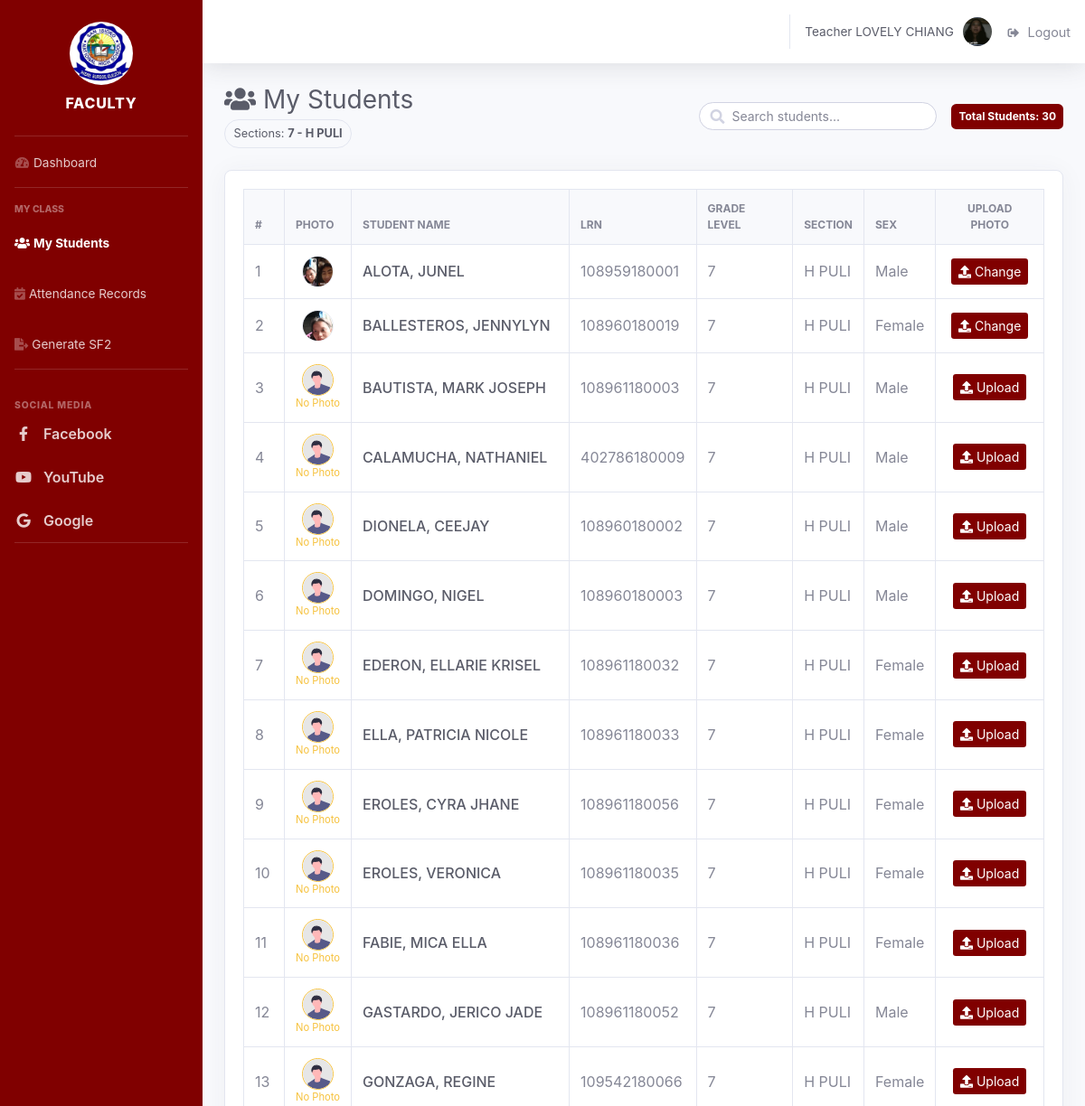
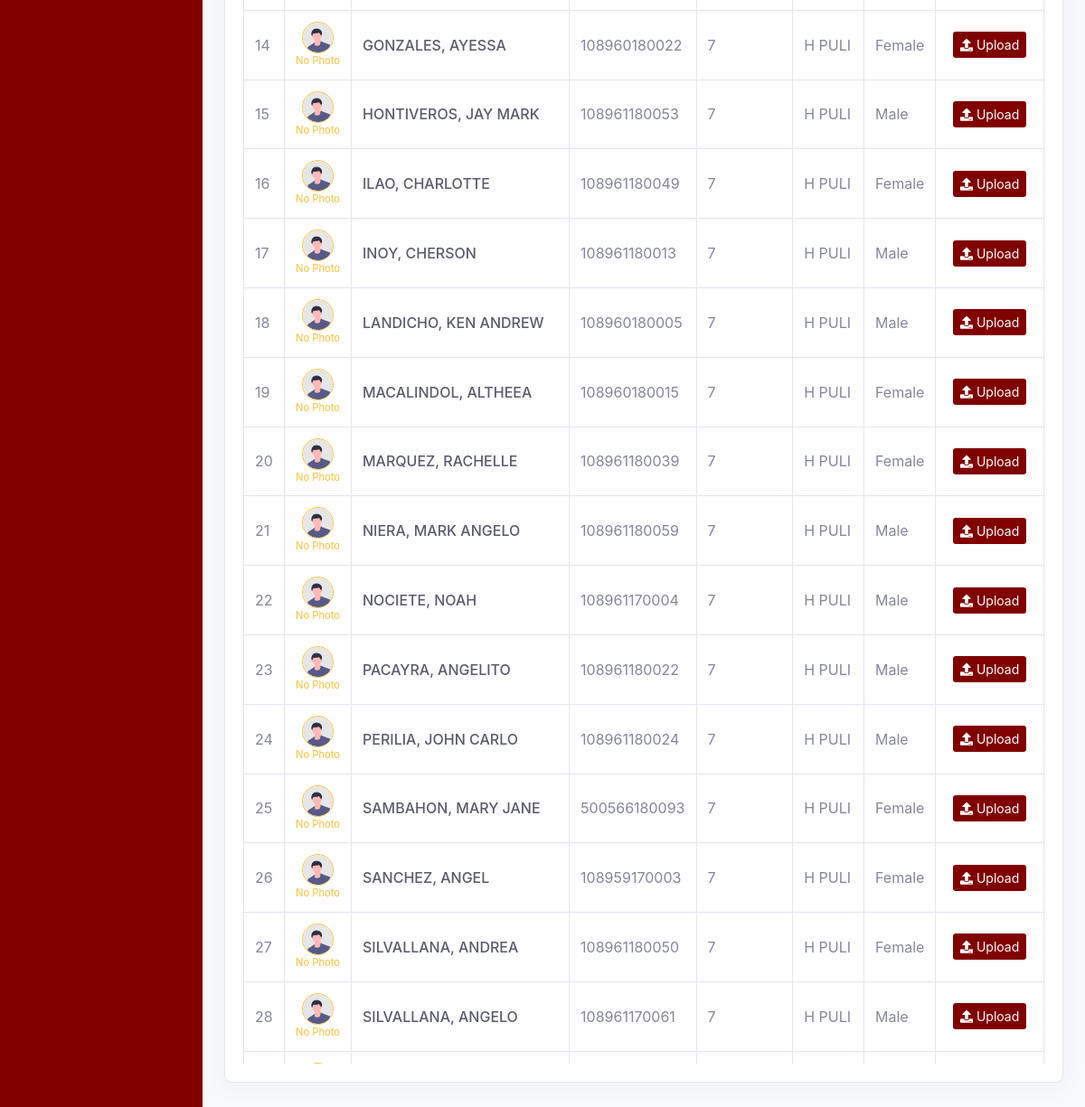
Page /adviserHandle.php (signed in) on the committed database (2 pictures, top to bottom).
### tables this page shows
CREATE TABLE `advisers` (
  `employee_id` int(20) NOT NULL,
  `lastname` varchar(50) DEFAULT NULL,
  `firstname` varchar(50) DEFAULT NULL,
  `middlename` varchar(50) DEFAULT NULL,
  `suffix` varchar(50) DEFAULT NULL,
  `gender` enum('male','female') DEFAULT NULL,
  `username` varchar(255) DEFAULT NULL,
  `pass` varchar(255) NOT NULL,
  `photo` varchar(255) DEFAULT NULL
);

CREATE TABLE `enrollments` (
  `enrollment_id` int(11) NOT NULL,
  `lrn` bigint(50) DEFAULT NULL,
  `grade_level` varchar(10) DEFAULT NULL,
  `section_name` varchar(50) DEFAULT NULL,
  `school_year` varchar(9) DEFAULT NULL
);

CREATE TABLE `students` (
  `lrn` bigint(50) NOT NULL,
  `lastname` varchar(50) DEFAULT NULL,
  `firstname` varchar(50) DEFAULT NULL,
  `middlename` varchar(50) DEFAULT NULL,
  `suffix` varchar(50) DEFAULT NULL,
  `age` int(50) DEFAULT NULL,
  `birthdate` date DEFAULT NULL,
  `sex` enum('Male','Female') DEFAULT NULL,
  `profile_image` varchar(255) DEFAULT NULL
);

### adviserHandle.php (the view, shortened to what this page needs)
<?php
require 'conn.php';
$conn->set_charset("utf8mb4");
$faculty_sql = "
    SELECT a.employee_id, CONCAT(a.firstname, ' ', a.lastname) AS faculty_name, a.photo,
    GROUP_CONCAT(DISTINCT CONCAT(s.grade_level, ' - ', s.section_name) SEPARATOR ', ') AS handled_sections
    FROM faculty_login f
    INNER JOIN advisers a ON a.employee_id = f.employee_id
    LEFT JOIN sections s ON s.employee_id = a.employee_id
    WHERE f.faculty_id = ?
    GROUP BY a.employee_id
";
$stmt = $conn->prepare($faculty_sql);
$stmt->bind_param("i", $_SESSION['faculty_id']);
$stmt->execute();
$faculty = $stmt->get_result()->fetch_assoc();
$handled_sections = $faculty['handled_sections'] ?? 'No sections assigned';
$faculty_display_name = $faculty['faculty_name'] ?? 'Teacher';
$facultyPhotoPath = 'uploads/advisers/' . ($faculty['photo'] ?? 'profile.svg');
$students_query = "
    SELECT
        e.lrn, e.grade_level, e.section_name, e.school_year,
        st.firstname AS student_firstname, st.lastname AS student_lastname,
        st.profile_image, st.sex
    FROM enrollments e
    INNER JOIN students st ON e.lrn = st.lrn
    INNER JOIN sections sec ON sec.section_name = e.section_name AND sec.grade_level = e.grade_level
    WHERE sec.employee_id = ?
    ORDER BY st.lastname ASC, st.firstname ASC
";
$stmt = $conn->prepare($students_query);
$stmt->bind_param("s", $faculty['employee_id']);
$stmt->execute();
$students = $stmt->get_result();
?>
<!DOCTYPE html>
<html lang="en">
<head>
    <link href="vendor/fontawesome-free/css/all.min.css" rel="stylesheet">
    <link href="css/sb-admin-2.min.css" rel="stylesheet">
</head>
<body id="page-top">
    <div id="wrapper">
        <ul class="navbar-nav sidebar sidebar-dark accordion" id="accordionSidebar">
            <a class="sidebar-brand d-flex flex-column align-items-center justify-content-center" href="faculty_dashboard.php" style="padding: 1.5rem 1rem; height: auto;">
                <img src="img/logo.jpg" alt="Logo" class="rounded-circle mb-2" style="width: 70px; height: 70px; object-fit: cover;">
                <div class="sidebar-brand-text">FACULTY</div>
            </a>
            <hr class="sidebar-divider my-0">
            <li class="nav-item"><a class="nav-link" href="faculty_dashboard.php"><i class="fas fa-fw fa-tachometer-alt"></i><span>Dashboard</span></a></li>
            <hr class="sidebar-divider">
            <div class="sidebar-heading">My Class</div>
            <li class="nav-item active"><a class="nav-link" href="adviserHandle.php"><i class="fas fa-users"></i><span>My Students</span></a></li>
            <li class="nav-item"><a class="nav-link" href="FacAttRecord.php"><i class="fas fa-calendar-check"></i><span>Attendance Records</span></a></li>
            <li class="nav-item"><a class="nav-link" href="generate_sf2.php"><i class="fas fa-file-export"></i><span>Generate SF2</span></a></li>
            <hr class="sidebar-divider">
            <div class="sidebar-social-heading">Social Media</div>
            <li class="nav-item"><a class="nav-social-link" href="https://web.facebook.com/DepEdTayoSINHS301394.official/?_rdc=1&_rdr#" target="_blank"><i class="fab fa-facebook-f"></i><span>Facebook</span></a></li>
            <li class="nav-item"><a class="nav-social-link" href="https://www.youtube.com/channel/UCDw3mhzSTm_NFk_2dFbhBKg" target="_blank"><i class="fab fa-youtube"></i><span>YouTube</span></a></li>
            <li class="nav-item"><a class="nav-social-link" href="https://ph.search.yahoo.com/search" target="_blank"><i class="fab fa-google"></i><span>Google</span></a></li>
            <hr class="sidebar-divider d-none d-md-block">
        </ul>
        <div id="content-wrapper" class="d-flex flex-column">
            <div id="content">
                <nav class="navbar navbar-expand navbar-light bg-white topbar mb-4 static-top shadow">
                    <ul class="navbar-nav ml-auto align-items-center">
                        <li class="nav-item d-flex align-items-center">
                            <span class="faculty-name-top">Teacher <?= htmlspecialchars($faculty_display_name) ?></span>
                            <img class="img-profile-custom" src="<?= $facultyPhotoPath ?>" onerror="this.src='img/profile.svg'">
                            <li class="nav-item ml-3">
                                <a class="logout-link" href="#" data-toggle="modal" data-target="#logoutModal">
                                    <i class="fas fa-sign-out-alt fa-sm fa-fw mr-2"></i>Logout
                                </a>
                            </li>
                        </li>
                    </ul>
                </nav>
                <div class="container-fluid">
                    <div class="d-flex flex-column flex-md-row align-items-md-center justify-content-between mb-4">
                        <div>
                            <h1 class="h3 mb-1 text-gray-800"><i class="fas fa-users"></i> My Students</h1>
                            <span class="handled-pill">Sections: <strong><?= htmlspecialchars($handled_sections) ?></strong></span>
                        </div>
                        <div class="d-flex align-items-center mt-2 mt-md-0">
                            <div class="search-container mr-3">
                                <i class="fas fa-search"></i>
                                <input type="text" id="studentSearch" class="form-control form-control-sm" placeholder="Search students...">
                            </div>
                            <span class="badge badge-maroon p-2">Total Students: <?= $students->num_rows ?></span>
                        </div>
                    </div>
                    <div class="table-card">
                        <div class="table-responsive-scrollable">
                            <table class="table table-bordered table-hover" id="studentTable">
                                <thead>
                                    <tr>
                                        <th>#</th>
                                        <th>Photo</th>
                                        <th>Student Name</th>
                                        <th>LRN</th>
                                        <th>Grade Level</th>
                                        <th>Section</th>
                                        <th>Sex</th>
                                        <th class="text-center">Upload Photo</th>
                                    </tr>
                                </thead>
                                <tbody>
                                <?php if ($students->num_rows > 0): $i = 1; ?>
                                    <?php while ($row = $students->fetch_assoc()):
                                        $s_img = (!empty($row['profile_image']) && file_exists('uploads/'.$row['profile_image'])) ? 'uploads/'.$row['profile_image'] : 'img/profile.svg';
                                        $fullname = $row['student_lastname'] . ', ' . $row['student_firstname'];
                                        $has_photo = ($s_img != 'img/profile.svg');
                                    ?>
                                        <tr>
                                            <td><?= $i++ ?></td>
                                            <td class="text-center">
                                                <img src="<?= $s_img ?>" class="student-img-circle <?= !$has_photo ? 'border-warning' : '' ?>"
                                                     onerror="this.src='img/profile.svg'; this.classList.add('border-warning')"
                                                     title="<?= $has_photo ? 'Photo exists' : 'No photo uploaded' ?>">
                                                <?php if (!$has_photo): ?>
                                                <small class="text-warning d-block" style="font-size: 0.7rem;">No Photo</small>
                                                <?php endif; ?>
                                            </td>
                                            <td class="student-name-text"><?= htmlspecialchars($fullname) ?></td>
                                            <td><?= htmlspecialchars($row['lrn']) ?></td>
                                            <td><?= htmlspecialchars($row['grade_level']) ?></td>
                                            <td><?= htmlspecialchars($row['section_name']) ?></td>
                                            <td><?= htmlspecialchars($row['sex']) ?></td>
                                            <td class="text-center">
                                                <button class="btn btn-sm btn-maroon <?= !$has_photo ? 'btn-upload-pulse' : '' ?>"
                                                        data-toggle="modal" data-target="#uploadModal"
                                                        data-lrn="<?= $row['lrn'] ?>"
                                                        data-name="<?= htmlspecialchars($fullname) ?>"
                                                        title="Click to upload/change photo">
                                                    <i class="fas fa-upload"></i> <?= !$has_photo ? 'Upload' : 'Change' ?>
                                                </button>
                                            </td>
                                        </tr>
                                    <?php endwhile; ?>
                                <?php endif; ?>
                                </tbody>
                            </table>
                        </div>
                    </div>
                </div>
            </div>
        </div>
    </div>
</body>
</html>

### adviserHandle.php (style rules this page uses)
#accordionSidebar { background-color: #800000 !important; }
.btn-maroon { background-color: #800000; color: white; border: none; }
.faculty-name-top { color: #5a5c69; font-size: 0.85rem; margin-right: 10px; }
.img-profile-custom { width: 32px; height: 32px; object-fit: cover; border-radius: 50%; }
.logout-link { color: #858796; font-size: 0.9rem; text-decoration: none; cursor: pointer; transition: color 0.2s; }
.sidebar-social-heading { color: rgba(255, 255, 255, 0.4); font-weight: 800; font-size: .65rem; text-transform: uppercase; letter-spacing: .05rem; padding: 0 1rem; margin-top: 1rem; }
.nav-social-link { display: flex; align-items: center; padding: 0.75rem 1rem; color: rgba(255, 255, 255, 0.8) !important; text-decoration: none; font-weight: 600; transition: 0.3s; }
.nav-social-link i { margin-right: 0.75rem; width: 1.25rem; text-align: center; }
.table-card { background: #fff; border-radius: 8px; padding: 1.25rem; box-shadow: 0 0.15rem 1.75rem 0 rgba(58, 59, 69, 0.05); border: 1px solid #e3e6f0; }
.table-bordered { border: 1px solid #e3e6f0 !important; }
.table-bordered th, .table-bordered td { border: 1px solid #e3e6f0 !important; vertical-align: middle; }
.table thead th { background-color: #f8f9fc; color: #858796; font-weight: 700; font-size: 0.75rem; text-transform: uppercase; }
.student-name-text { color: #5a5c69; font-weight: 500; text-transform: uppercase; }
.student-img-circle { width: 35px; height: 35px; border-radius: 50%; object-fit: cover; border: 1px solid #eaecf4; }
.search-container { position: relative; max-width: 300px; }
.search-container input { border-radius: 20px; padding-left: 35px; border: 1px solid #d1d3e2; }
.search-container i { position: absolute; left: 12px; top: 50%; transform: translateY(-50%); color: #d1d3e2; }
.badge-maroon { background-color: #800000; color: white; }
.handled-pill { display: inline-block; padding: .35rem .6rem; border-radius: 999px; background: #f8f9fc; border: 1px solid #e3e6f0; color: #5a5c69; font-size: .8rem; }
.table-responsive-scrollable { max-height: 65vh; overflow-y: auto; }
.table-responsive-scrollable thead th { position: sticky; top: 0; z-index: 2; background-color: #f8f9fc !important; }
.btn-upload-pulse { animation: pulse 2s infinite; }

### rows in the picture
advisers: photo (picture)
enrollments: lrn.profile_image (picture), lrn.firstname "ALOTA, JUNEL", lrn "108959180001", grade_level "7", section_name "H PULI", lrn.sex "Male", shows "Change"
enrollments: lrn.profile_image (picture), lrn.firstname "BALLESTEROS, JENNYLYN", lrn "108960180019", grade_level "7", section_name "H PULI", lrn.sex "Female", shows "Change"
enrollments: shows "No Photo", lrn.firstname "BAUTISTA, MARK JOSEPH", lrn "108961180003", grade_level "7", section_name "H PULI", lrn.sex "Male", shows "Upload"
enrollments: shows "No Photo", lrn.firstname "CALAMUCHA, NATHANIEL", lrn "402786180009", grade_level "7", section_name "H PULI", lrn.sex "Male", shows "Upload"
enrollments: shows "No Photo", lrn.firstname "DIONELA, CEEJAY", lrn "108960180002", grade_level "7", section_name "H PULI", lrn.sex "Male", shows "Upload"
enrollments: shows "No Photo", lrn.firstname "DOMINGO, NIGEL", lrn "108960180003", grade_level "7", section_name "H PULI", lrn.sex "Male", shows "Upload"
enrollments: shows "No Photo", lrn.firstname "EDERON, ELLARIE KRISEL", lrn "108961180032", grade_level "7", section_name "H PULI", lrn.sex "Female", shows "Upload"
enrollments: shows "No Photo", lrn.firstname "ELLA, PATRICIA NICOLE", lrn "108961180033", grade_level "7", section_name "H PULI", lrn.sex "Female", shows "Upload"
enrollments: shows "No Photo", lrn.firstname "EROLES, CYRA JHANE", lrn "108961180056", grade_level "7", section_name "H PULI", lrn.sex "Female", shows "Upload"
enrollments: shows "No Photo", lrn.firstname "EROLES, VERONICA", lrn "108961180035", grade_level "7", section_name "H PULI", lrn.sex "Female", shows "Upload"
enrollments: shows "No Photo", lrn.firstname "FABIE, MICA ELLA", lrn "108961180036", grade_level "7", section_name "H PULI", lrn.sex "Female", shows "Upload"
enrollments: shows "No Photo", lrn.firstname "GASTARDO, JERICO JADE", lrn "108961180052", grade_level "7", section_name "H PULI", lrn.sex "Male", shows "Upload"
enrollments: shows "No Photo", lrn.firstname "GONZAGA, REGINE", lrn "109542180066", grade_level "7", section_name "H PULI", lrn.sex "Female", shows "Upload"
enrollments: shows "No Photo", lrn.firstname "GONZALES, AYESSA", lrn "108960180022", grade_level "7", section_name "H PULI", lrn.sex "Female", shows "Upload"
enrollments: shows "No Photo", lrn.firstname "HONTIVEROS, JAY MARK", lrn "108961180053", grade_level "7", section_name "H PULI", lrn.sex "Male", shows "Upload"
enrollments: shows "No Photo", lrn.firstname "ILAO, CHARLOTTE", lrn "108961180049", grade_level "7", section_name "H PULI", lrn.sex "Female", shows "Upload"
enrollments: shows "No Photo", lrn.firstname "INOY, CHERSON", lrn "108961180013", grade_level "7", section_name "H PULI", lrn.sex "Male", shows "Upload"
enrollments: shows "No Photo", lrn.firstname "LANDICHO, KEN ANDREW", lrn "108960180005", grade_level "7", section_name "H PULI", lrn.sex "Male", shows "Upload"
enrollments: shows "No Photo", lrn.firstname "MACALINDOL, ALTHEEA", lrn "108960180015", grade_level "7", section_name "H PULI", lrn.sex "Female", shows "Upload"
enrollments: shows "No Photo", lrn.firstname "MARQUEZ, RACHELLE", lrn "108961180039", grade_level "7", section_name "H PULI", lrn.sex "Female", shows "Upload"
enrollments: shows "No Photo", lrn.firstname "NIERA, MARK ANGELO", lrn "108961180059", grade_level "7", section_name "H PULI", lrn.sex "Male", shows "Upload"
enrollments: shows "No Photo", lrn.firstname "NOCIETE, NOAH", lrn "108961170004", grade_level "7", section_name "H PULI", lrn.sex "Male", shows "Upload"
enrollments: shows "No Photo", lrn.firstname "PACAYRA, ANGELITO", lrn "108961180022", grade_level "7", section_name "H PULI", lrn.sex "Male", shows "Upload"
enrollments: shows "No Photo", lrn.firstname "PERILIA, JOHN CARLO", lrn "108961180024", grade_level "7", section_name "H PULI", lrn.sex "Male", shows "Upload"
enrollments: shows "No Photo", lrn.firstname "SAMBAHON, MARY JANE", lrn "500566180093", grade_level "7", section_name "H PULI", lrn.sex "Female", shows "Upload"
enrollments: shows "No Photo", lrn.firstname "SANCHEZ, ANGEL", lrn "108959170003", grade_level "7", section_name "H PULI", lrn.sex "Female", shows "Upload"
enrollments: shows "No Photo", lrn.firstname "SILVALLANA, ANDREA", lrn "108961180050", grade_level "7", section_name "H PULI", lrn.sex "Female", shows "Upload"
enrollments: shows "No Photo", lrn.firstname "SILVALLANA, ANGELO", lrn "108961170061", grade_level "7", section_name "H PULI", lrn.sex "Male", shows "Upload"

### other values in the picture
$faculty_display_name "LOVELY CHIANG"
$handled_sections "7 - H PULI"
$students->num_rows "30"
